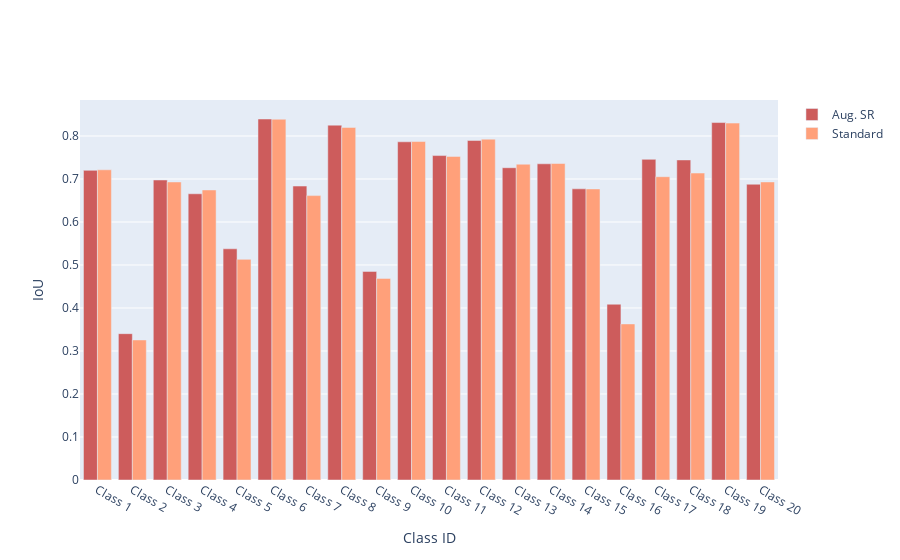

Here is the notebook cell this chart was saved with:
### Code cell
# df = df[::-1]
# index = np.arange(1, 21)
name = df["Name"]
aug_single = df["aug_iou_single"]
standard_single = df["standard_iou_single"]
mean_iou = df["mean_iou"]
max_iou = df["max_iou"]

fig = go.Figure()
fig.add_trace(go.Bar(
    x=name,
    y=aug_single,
    name="Aug. SR",
    marker_color='indianred'
))
fig.add_trace(go.Bar(
    x=name,
    y=standard_single,
    name="Standard",
    marker_color='lightsalmon'
))

# Here we modify the tickangle of the xaxis, resulting in rotated labels.
fig.update_layout(barmode='group', xaxis = {'type' : 'category'}, xaxis_title="Class ID", yaxis_title="IoU")
fig.show()

### Figure 1 — Plotly figure (JSON) as saved in the notebook; plotly's stock layout.template omitted (floating-point values rounded to 4 significant figures)
{"data": [{"marker": {"color": "indianred"}, "name": "Aug. SR", "type": "bar", "x": ["Class 1", "Class 2", "Class 3", "Class 4", "Class 5", "Class 6", "Class 7", "Class 8", "Class 9", "Class 10", "Class 11", "Class 12", "Class 13", "Class 14", "Class 15", "Class 16", "Class 17", "Class 18", "Class 19", "Class 20"], "y": [0.7201, 0.3403, 0.6976, 0.6656, 0.5376, 0.8395, 0.6835, 0.8252, 0.4851, 0.7865, 0.7544, 0.7896, 0.7262, 0.7353, 0.6771, 0.4088, 0.7457, 0.7443, 0.8313, 0.6878]}, {"marker": {"color": "lightsalmon"}, "name": "Standard", "type": "bar", "x": ["Class 1", "Class 2", "Class 3", "Class 4", "Class 5", "Class 6", "Class 7", "Class 8", "Class 9", "Class 10", "Class 11", "Class 12", "Class 13", "Class 14", "Class 15", "Class 16", "Class 17", "Class 18", "Class 19", "Class 20"], "y": [0.7214, 0.3256, 0.6931, 0.6745, 0.5131, 0.839, 0.6613, 0.8199, 0.4688, 0.7871, 0.7526, 0.7927, 0.7344, 0.736, 0.6769, 0.3629, 0.7053, 0.7138, 0.83, 0.6931]}], "layout": {"barmode": "group", "xaxis": {"title": {"text": "Class ID"}, "type": "category"}, "yaxis": {"title": {"text": "IoU"}}}}
